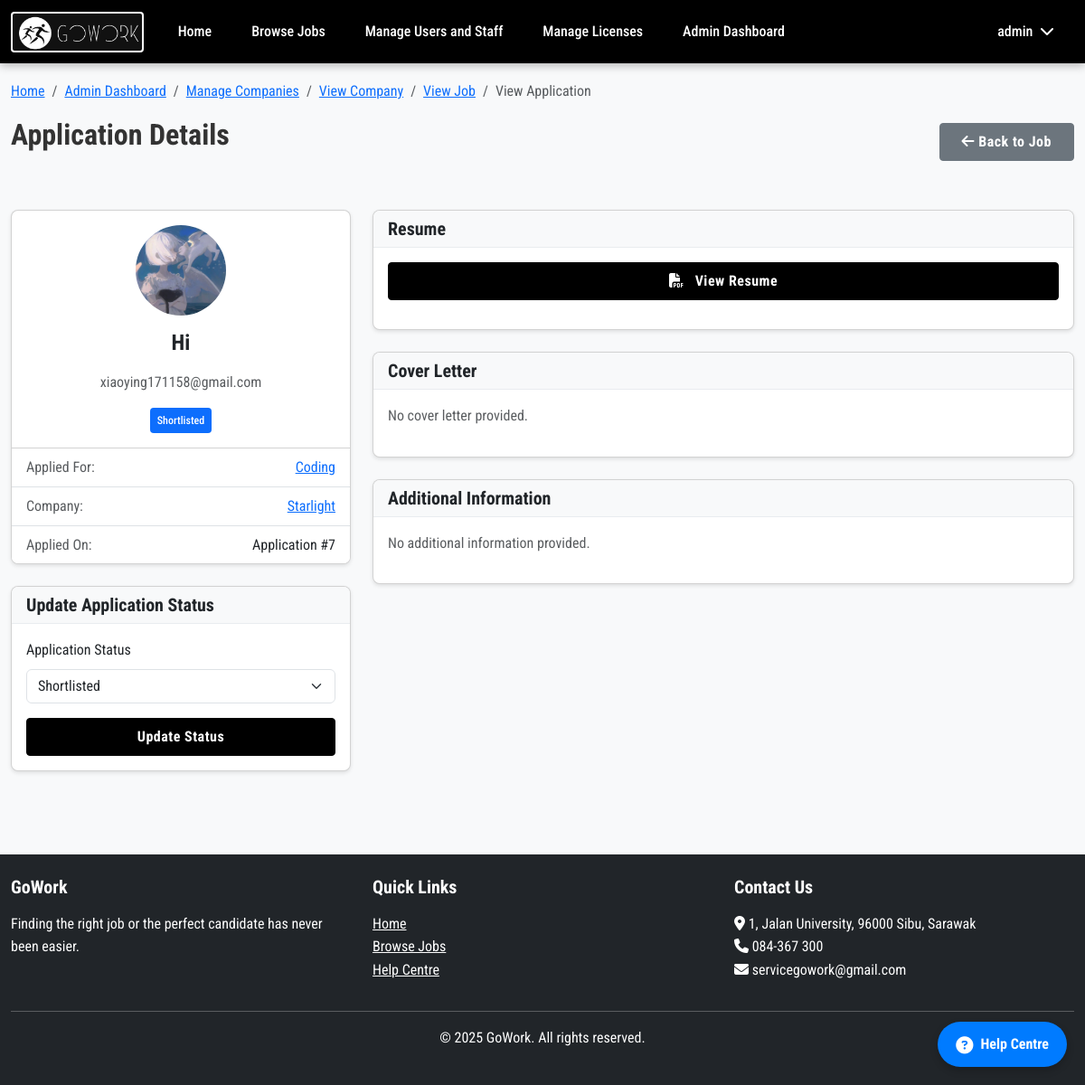
The app's page /pages/admin/view_application.php?id=7 (signed in) with its own data.
### tables this page shows
CREATE TABLE `users` (
  `user_id` int(11) NOT NULL,
  `username` varchar(50) NOT NULL,
  `email` varchar(100) NOT NULL,
  `password` varchar(255) NOT NULL,
  `profile_picture` varchar(255) DEFAULT NULL,
  `user_type` int(11) NOT NULL,
  `created_at` timestamp NOT NULL DEFAULT current_timestamp(),
  `updated_at` timestamp NOT NULL DEFAULT current_timestamp() ON UPDATE current_timestamp()
);

CREATE TABLE `applications` (
  `application_id` int(11) NOT NULL,
  `job_id` int(11) NOT NULL,
  `user_id` int(11) NOT NULL,
  `applied_date` timestamp NOT NULL DEFAULT current_timestamp(),
  `status` varchar(20) NOT NULL DEFAULT 'Pending',
  `resume_path` varchar(255) DEFAULT NULL,
  `is_hidden_from_user` tinyint(1) NOT NULL DEFAULT 0,
  `created_at` timestamp NOT NULL DEFAULT current_timestamp()
);

CREATE TABLE `jobs` (
  `job_id` int(11) NOT NULL,
  `company_id` int(11) NOT NULL,
  `job_title` varchar(100) NOT NULL,
  `description` text NOT NULL,
  `salary_min` decimal(10,2) DEFAULT NULL,
  `salary_max` decimal(10,2) DEFAULT NULL,
  `location` varchar(100) NOT NULL,
  `requirements` text DEFAULT NULL,
  `job_type` varchar(50) NOT NULL,
  `categories` text DEFAULT NULL,
  `posted_date` timestamp NOT NULL DEFAULT current_timestamp(),
  `is_active` tinyint(1) DEFAULT 1,
  `state` varchar(50) DEFAULT NULL,
  `region` varchar(100) DEFAULT NULL,
  `category` varchar(100) DEFAULT NULL,
  `skills` text DEFAULT NULL
);

CREATE TABLE `companies` (
  `company_id` int(11) NOT NULL,
  `user_id` int(11) NOT NULL,
  `company_name` varchar(100) NOT NULL,
  `description` text DEFAULT NULL,
  `company_culture` text DEFAULT NULL,
  `contact_number` varchar(20) DEFAULT NULL,
  `address` varchar(255) DEFAULT NULL,
  `city` varchar(50) DEFAULT NULL,
  `state` varchar(50) DEFAULT NULL,
  `country` varchar(50) DEFAULT NULL,
  `license_path` varchar(255) DEFAULT NULL,
  `license_status` enum('Pending','Approved','Not Approved') DEFAULT 'Pending',
  `created_at` timestamp NOT NULL DEFAULT current_timestamp(),
  `updated_at` timestamp NOT NULL DEFAULT current_timestamp() ON UPDATE current_timestamp()
);

### includes/functions.php (called while the page is built, shortened)
<?php
require_once 'database.php';
function isLoggedIn() {
    return isset($_SESSION['user_id']);
}
function hasUserType($userType) {
    return $_SESSION['user_type'] == $userType;
}
function getCurrentUser() {
    $sql = "SELECT * FROM users WHERE user_id = ?";
    return fetchRow($sql, 'i', [$_SESSION['user_id']]);
}

### includes/database.php (called while the page is built, shortened)
<?php
function getDbConnection() {
    static $conn;
    if ($conn instanceof mysqli) {
        return $conn;
    }
    $conn = new mysqli(
        DB_HOST,
        DB_USER,
        DB_PASS,
        DB_NAME,
        3306
    );
    $conn->ssl_set(NULL, NULL, __DIR__ . '/DigiCertGlobalRootCA.crt.pem', NULL, NULL);
    $conn->set_charset("utf8mb4");
    return $conn;
}
function executeQuery($sql, $types = '', $params = []) {
    $conn = getDbConnection();
    $stmt = $conn->prepare($sql);
    if (!empty($params)) {
        $bindParams = [$types];
        for ($i = 0; $i < count($params); $i++) {
            $bindParams[] = &$params[$i];
        }
        call_user_func_array([$stmt, 'bind_param'], $bindParams);
    }
    if (!$stmt->execute()) {
        $error = "Error executing statement: " . $stmt->error;
        error_log($error);
        $stmt->close();
        throw new Exception($error);
    }
    return $stmt;
}
function fetchRow($sql, $types = '', $params = []) {
    $stmt = executeQuery($sql, $types, $params);
    $result = $stmt->get_result();
    $row = $result->fetch_assoc();
    return $row;
}

### pages/admin/view_application.php (the view, shortened to what this page needs)
<?php
$pageTitle = 'View Application';
require_once '../../includes/database.php';
require_once '../../includes/functions.php';
$applicationId = isset($_GET['id']) ? (int)$_GET['id'] : 0;
$sql = "SELECT a.*, j.job_title, j.job_id, c.company_name, c.company_id, c.user_id as company_user_id,
               u.email as applicant_email, u.username as applicant_username, u.profile_picture as applicant_picture
        FROM applications a
        JOIN jobs j ON a.job_id = j.job_id
        JOIN companies c ON j.company_id = c.company_id
        JOIN users u ON a.user_id = u.user_id
        WHERE a.application_id = ?";
$application = fetchRow($sql, 'i', [$applicationId]);
require_once '../../includes/header.php';
?>
<div class="container">
    <div class="row mb-4">
        <div class="col-12">
            <nav aria-label="breadcrumb">
                <ol class="breadcrumb">
                    <li class="breadcrumb-item"><a href="<?php echo SITE_URL; ?>">Home</a></li>
                    <li class="breadcrumb-item"><a href="<?php echo SITE_URL; ?>/pages/admin/dashboard.php">Admin Dashboard</a></li>
                    <li class="breadcrumb-item"><a href="<?php echo SITE_URL; ?>/pages/admin/companies.php">Manage Companies</a></li>
                    <li class="breadcrumb-item"><a href="<?php echo SITE_URL; ?>/pages/admin/view_user.php?id=<?php echo $application['company_user_id']; ?>">View Company</a></li>
                    <li class="breadcrumb-item"><a href="<?php echo SITE_URL; ?>/pages/admin/view_job.php?id=<?php echo $application['job_id']; ?>">View Job</a></li>
                    <li class="breadcrumb-item active" aria-current="page">View Application</li>
                </ol>
            </nav>
            <div class="d-flex justify-content-between align-items-center mb-4">
                <h2>Application Details</h2>
                <div>
                    <a href="<?php echo SITE_URL; ?>/pages/admin/view_job.php?id=<?php echo $application['job_id']; ?>" class="btn btn-secondary">
                        <i class="fas fa-arrow-left"></i> Back to Job
                    </a>
                </div>
            </div>
        </div>
    </div>
    <div class="row">
        <div class="col-md-4 mb-4">
            <div class="card">
                <div class="card-body text-center">
                    <?php if ($application['applicant_picture']): ?>
                        <img src="<?php echo SITE_URL; ?>/uploads/profile_pictures/<?php echo $application['applicant_picture']; ?>" alt="Applicant" class="rounded-circle mb-3" width="100" height="100">
                    <?php else: ?>
                        <div class="rounded-circle bg-light d-inline-flex align-items-center justify-content-center mb-3" style="width: 100px; height: 100px">
                            <i class="fas fa-user fa-3x text-secondary"></i>
                        </div>
                    <?php endif; ?>
                    <h4><?php echo htmlspecialchars($application['applicant_username']); ?></h4>
                    <p class="text-muted"><?php echo htmlspecialchars($application['applicant_email']); ?></p>
                    <?php
                    $statusClass = 'bg-secondary';
                    switch ($application['status']) {
                        case 'Shortlisted':
                            $statusClass = 'bg-primary';
                            break;
                    }
                    ?>
                    <div class="mt-2">
                        <span class="badge <?php echo $statusClass; ?> p-2">
                            <?php echo $application['status']; ?>
                        </span>
                    </div>
                </div>
                <div class="list-group list-group-flush">
                    <div class="list-group-item">
                        <div class="row">
                            <div class="col-6 text-muted">Applied For:</div>
                            <div class="col-6 text-end">
                                <a href="<?php echo SITE_URL; ?>/pages/admin/view_job.php?id=<?php echo $application['job_id']; ?>">
                                    <?php echo htmlspecialchars($application['job_title']); ?>
                                </a>
                            </div>
                        </div>
                    </div>
                    <div class="list-group-item">
                        <div class="row">
                            <div class="col-6 text-muted">Company:</div>
                            <div class="col-6 text-end">
                                <a href="<?php echo SITE_URL; ?>/pages/admin/view_user.php?id=<?php echo $application['company_user_id']; ?>">
                                    <?php echo htmlspecialchars($application['company_name']); ?>
                                </a>
                            </div>
                        </div>
                    </div>
                    <div class="list-group-item">
                        <div class="row">
                            <div class="col-6 text-muted">Applied On:</div>
                            <div class="col-6 text-end"><?php echo "Application #" . $application['application_id']; ?></div>
                        </div>
                    </div>
                </div>
            </div>
            <div class="card mt-4">
                <div class="card-header">
                    <h5 class="mb-0">Update Application Status</h5>
                </div>
                <div class="card-body">
                    <form action="<?php echo SITE_URL; ?>/api/admin/update_application_status.php" method="POST">
                        <div class="mb-3">
                            <label for="status" class="form-label">Application Status</label>
                            <select class="form-select" id="status" name="status" required>
                                <option value="Shortlisted" <?php echo $application['status'] === 'Shortlisted' ? 'selected' : ''; ?>>Shortlisted</option>
                            </select>
                        </div>
                        <div class="d-grid">
                            <button type="submit" class="btn btn-primary">Update Status</button>
                        </div>
                    </form>
                </div>
            </div>
        </div>
        <div class="col-md-8">
            <?php if ($application['resume_path']): ?>
                <div class="card mb-4">
                    <div class="card-header">
                        <h5 class="mb-0">Resume</h5>
                    </div>
                    <div class="card-body">
                        <div class="d-grid mb-3">
                            <a href="<?php echo SITE_URL; ?>/uploads/resumes/<?php echo $application['resume_path']; ?>" class="btn btn-primary" target="_blank">
                                <i class="fas fa-file-pdf me-2"></i> View Resume
                            </a>
                        </div>
                    </div>
                </div>
            <?php endif; ?>
            <div class="card mb-4">
                <div class="card-header">
                    <h5 class="mb-0">Cover Letter</h5>
                </div>
                <div class="card-body">
                    <?php if (!empty($application['cover_letter'])): ?>
                        <div class="cover-letter">
                            <?php echo nl2br(htmlspecialchars($application['cover_letter'])); ?>
                        </div>
                    <?php else: ?>
                        <p class="text-muted">No cover letter provided.</p>
                    <?php endif; ?>
                </div>
            </div>
            <div class="card">
                <div class="card-header">
                    <h5 class="mb-0">Additional Information</h5>
                </div>
                <div class="card-body">
                    <?php if (!empty($application['additional_info'])): ?>
                        <div class="additional-info">
                            <?php echo nl2br(htmlspecialchars($application['additional_info'])); ?>
                        </div>
                    <?php else: ?>
                        <p class="text-muted">No additional information provided.</p>
                    <?php endif; ?>
                </div>
            </div>
        </div>
    </div>
</div>
<?php
require_once '../../includes/footer.php';
?>

### includes/header.php (shortened to what this page needs)
<?php
$root_path = $_SERVER['DOCUMENT_ROOT'] . '/';
require_once $root_path . 'includes/functions.php';
?>
<!DOCTYPE html>
<html lang="en">
<head>
    <link href="https://cdn.jsdelivr.net/npm/bootstrap@5.3.0/dist/css/bootstrap.min.css" rel="stylesheet">
    <link rel="stylesheet" href="https://cdnjs.cloudflare.com/ajax/libs/font-awesome/6.4.0/css/all.min.css">
    <link rel="stylesheet" href="<?php echo SITE_URL; ?>/assets/css/main.css">
    <link rel="stylesheet" href="<?php echo SITE_URL; ?>/assets/css/dropdown-fix.css">
</head>
<body>
    <nav class="navbar navbar-expand-lg navbar-dark fixed-top">
        <div class="container position-relative">
            <a class="navbar-brand" href="<?php echo SITE_URL; ?>">
                <img src="<?php echo SITE_URL; ?>/assets/img/logo.jpg" alt="<?php echo SITE_NAME; ?>" class="navbar-logo">
            </a>
            <div class="collapse navbar-collapse" id="navbarNav">
                <ul class="navbar-nav me-auto">
                    <li class="nav-item">
                        <a class="nav-link" href="<?php echo SITE_URL; ?>">Home</a>
                    </li>
                    <li class="nav-item">
                        <a class="nav-link" href="<?php echo SITE_URL; ?>/pages/jobs.php">Browse Jobs</a>
                    </li>
                    <?php if (isLoggedIn()): ?>
                        <?php if (hasUserType(USER_TYPE_JOBSEEKER)): ?>
                            <li class="nav-item">
                                <a class="nav-link" href="<?php echo SITE_URL; ?>/pages/culture_quiz.php">Cultural Fit Quiz</a>
                            </li>
                            <li class="nav-item">
                                <a class="nav-link" href="<?php echo SITE_URL; ?>/pages/user/applications.php">My Applications</a>
                            </li>
                            <li class="nav-item">
                                <a class="nav-link" href="<?php echo SITE_URL; ?>/pages/user/dashboard.php">Dashboard</a>
                            </li>
                        <?php elseif (hasUserType(USER_TYPE_ADMIN)): ?>
                            <li class="nav-item">
                                <a class="nav-link" href="<?php echo SITE_URL; ?>/pages/admin/users_combined.php?tab=users">Manage Users and Staff</a>
                            </li>
                            <li class="nav-item">
                                <a class="nav-link" href="<?php echo SITE_URL; ?>/pages/admin/companies.php">Manage Licenses</a>
                            </li>
                            <li class="nav-item">
                                <a class="nav-link" href="<?php echo SITE_URL; ?>/pages/admin/dashboard.php">Admin Dashboard</a>
                            </li>
                        <?php endif; ?>
                    <?php endif; ?>
                </ul>
                <ul class="navbar-nav">
                    <?php if (isLoggedIn()): ?>
                        <li class="nav-item dropdown d-none d-lg-block">
                            <a class="nav-link dropdown-toggle" href="#" id="navbarDropdown" role="button" data-bs-toggle="dropdown" aria-expanded="false">
                                <?php
                                $user = getCurrentUser();
                                echo htmlspecialchars($user['username']);
                                ?> <i class="fas fa-chevron-down ms-1"></i>
                            </a>
                        </li>
                    <?php endif; ?>
                </ul>
            </div>
        </div>
    </nav>
    <div class="<?php echo (isset($pageTitle) && $pageTitle == 'Home') ? '' : 'container content-container my-4'; ?>">
    </div>
</body>
</html>

### records on screen
users: username "admin"
applications: user.profile_picture (picture), user.username "Hi", user.email "xiaoying171158@gmail.com", status "Shortlisted", job.job_title "Coding", companies.company_name "Starlight", application_id "7"

### other values on screen
SITE_NAME "GoWork"
